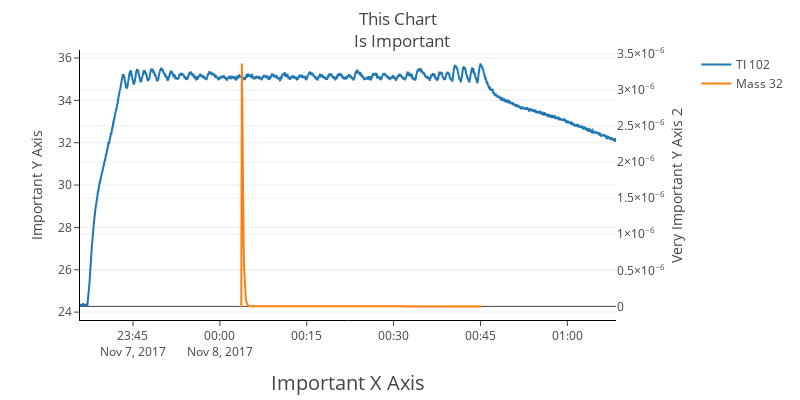

Here is the notebook cell this chart was saved with:
### Code cell
fplot = ForgePlot
def build_data(sender):
    fplot.build_data()
    build_accordion()
    
file_select_button = widgets.Button(
    description='Import Data',
    disabled=False,
    button_style='success', # 'success', 'info', 'warning', 'danger' or ''
    tooltip='Import this very important data',
    icon='check'
)

file_select_button.on_click(build_data)

display(file_select_button)

### Figure 1 — Plotly figure (JSON) as saved in the notebook; plotly's stock layout.template omitted (floating-point values rounded to 4 significant figures; data arrays with more than 128 entries replaced by an {"elided": "..."} marker saying what was removed)
{"data": [{"mode": "lines", "name": "TI 102", "type": "scatter", "uid": "9093825c-60b9-40ed-97db-d189cc055516", "x": {"elided": "5554 str values"}, "y": {"elided": "5554 float values"}}, {"connectgaps": true, "mode": "lines", "name": "Mass 32", "type": "scatter", "uid": "601b0d0a-297b-447b-a8a1-9a340133348d", "x": {"elided": "5554 str values"}, "y": {"elided": "5554 float values"}, "yaxis": "y2"}], "layout": {"autosize": false, "height": 400, "legend": {"x": 1.15}, "margin": {"t": 50}, "title": "This Chart <br> Is Important", "width": 800, "xaxis": {"linecolor": "black", "showgrid": false, "ticks": "outside", "title": "Important X Axis", "titlefont": {"size": 20}}, "yaxis": {"linecolor": "black", "showgrid": true, "ticks": "outside", "title": "Important Y Axis"}, "yaxis2": {"exponentformat": "power", "overlaying": "y", "side": "right", "title": "Very Important Y Axis 2"}}}
